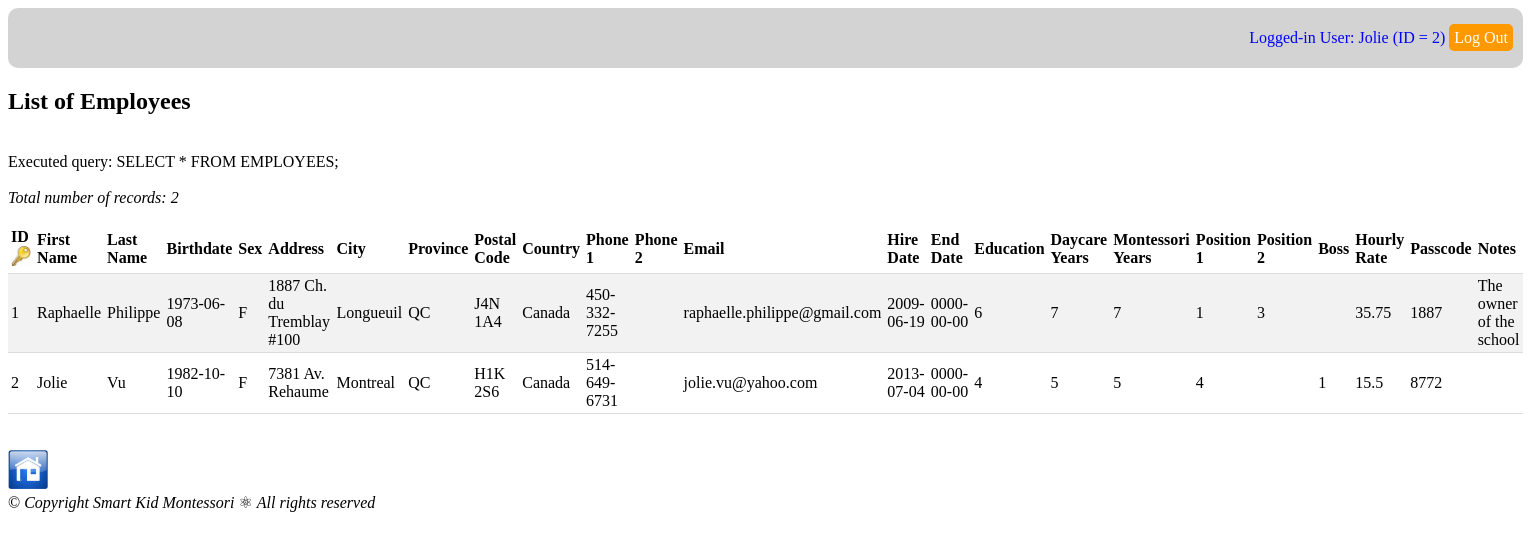
The app's page /report_employees.php (signed in) with its own data.
### tables this page shows
CREATE TABLE `employees` (
  `EMP_ID` int(11) NOT NULL,
  `EMP_FIRST_NAME` varchar(50) NOT NULL,
  `EMP_LAST_NAME` varchar(25) NOT NULL,
  `EMP_BIRTHDATE` date NOT NULL,
  `EMP_SEX` varchar(1) NOT NULL,
  `EMP_ADDRESS` varchar(50) NOT NULL,
  `EMP_CITY` varchar(20) NOT NULL,
  `EMP_PROVINCE` varchar(20) NOT NULL,
  `EMP_POSTAL_CODE` varchar(10) NOT NULL,
  `EMP_COUNTRY` varchar(20) NOT NULL,
  `EMP_PHONE1` varchar(15) NOT NULL,
  `EMP_PHONE2` varchar(15) DEFAULT NULL,
  `EMP_EMAIL` varchar(50) NOT NULL,
  `EMP_HIRE_DATE` date NOT NULL,
  `EMP_END_DATE` date NOT NULL,
  `EMP_EDU_ID` int(11) NOT NULL,
  `EDU_DAYCARE_EXPERIENCE` tinyint(11) NOT NULL,
  `EDU_MONTESSORI_EXPERIENCE` tinyint(11) NOT NULL,
  `EMP_POST_ID1` int(11) NOT NULL,
  `EMP_POST_ID2` int(11) DEFAULT NULL,
  `EMP_BOSS_ID` int(11) DEFAULT NULL,
  `EMP_HOURLY_RATE` float NOT NULL,
  `EMP_PASSCODE` varchar(10) NOT NULL,
  `EMP_NOTES` text
);

### report_employees.php (the view, shortened to what this page needs)
<!DOCTYPE html>
<html>
<head>
	<link rel="stylesheet" type="text/css" href="db_tables.css">
	<?php
		$db_hostname = "localhost";
		$db_name = "montessori";
		$db_user = "root";
		$db_password = "";
		$conn = new mysqli($db_hostname, $db_user, $db_password);
		$conn->select_db($db_name);
	?>
</head>
<body>
<?php
	include 'header_log_in_out.php'
?>
<h2>List of Employees</h2>
<br/>
<table>
	<tr>
		<th>ID <img src="images/icons/primary_key.jpg" width="20"></th>
		<th>First Name</th>
		<th>Last Name</th>
		<th>Birthdate</th>
		<th>Sex</th>
		<th>Address</th>
		<th>City</th>
		<th>Province</th>
		<th>Postal Code</th>
		<th>Country</th>
		<th>Phone 1</th>
		<th>Phone 2</th>
		<th>Email</th>
		<th>Hire Date</th>
		<th>End Date</th>
		<th>Education</th>
		<th>Daycare Years</th>
		<th>Montessori Years</th>
		<th>Position 1</th>
		<th>Position 2</th>
		<th>Boss</th>
		<th>Hourly Rate </th>
		<th>Passcode</th>
		<th>Notes</th>
 	</tr>
<?PHP
	$tableColsStr = '*';
	$tableCols = 24;
	$tableNameStr = 'EMPLOYEES';
	$queryStr = 'SELECT '. $tableColsStr . ' FROM ' . $tableNameStr . ';';
	$result = mysqli_query($conn, $queryStr);
	$resultRows = mysqli_num_rows($result);
	echo '<br/><br/><i>Total number of records: ' . $resultRows . '</i><br/><br/>';
	for ($row = 0; $row < $resultRows; $row++)
	{
		$currentRow = mysqli_fetch_row($result);
		echo '<tr>';
		for ($col=0; $col < $tableCols; $col++)
		{
			echo '<td>' . $currentRow[$col] . '</td>';
		}
		echo '</tr>';
	}
?>
</table>
<br/>
</body>
</html>

### db_tables.css (style rules this page uses)
table { border-collapse: collapse; width: 100%; }
th, td { padding: 3px; text-align: left; border-bottom: 1px solid #ddd; }
tr:nth-child(even) { background-color: #f2f2f2 }

### records on screen
employees: EMP_ID "1", EMP_FIRST_NAME "Raphaelle", EMP_LAST_NAME "Philippe", EMP_BIRTHDATE "1973-06-08", EMP_SEX "F", EMP_ADDRESS "1887 Ch. du Tremblay #100", EMP_CITY "Longueuil", EMP_PROVINCE "QC", EMP_POSTAL_CODE "J4N 1A4", EMP_COUNTRY "Canada", EMP_PHONE1 "450-332-7255", EMP_EMAIL "raphaelle.philippe@gmail.com", EMP_HIRE_DATE "2009-06-19", EMP_END_DATE "0000-00-00", EMP_EDU_ID "6", EDU_DAYCARE_EXPERIENCE "7", EDU_MONTESSORI_EXPERIENCE "7", EMP_POST_ID1 "1", EMP_POST_ID2 "3", EMP_HOURLY_RATE "35.75", EMP_PASSCODE "1887", EMP_NOTES "The owner of the school"
employees: EMP_ID "2", EMP_FIRST_NAME "Jolie", EMP_LAST_NAME "Vu", EMP_BIRTHDATE "1982-10-10", EMP_SEX "F", EMP_ADDRESS "7381 Av. Rehaume", EMP_CITY "Montreal", EMP_PROVINCE "QC", EMP_POSTAL_CODE "H1K 2S6", EMP_COUNTRY "Canada", EMP_PHONE1 "514-649-6731", EMP_EMAIL "jolie.vu@yahoo.com", EMP_HIRE_DATE "2013-07-04", EMP_END_DATE "0000-00-00", EMP_EDU_ID "4", EDU_DAYCARE_EXPERIENCE "5", EDU_MONTESSORI_EXPERIENCE "5", EMP_POST_ID1 "4", EMP_BOSS_ID "1", EMP_HOURLY_RATE "15.5", EMP_PASSCODE "8772"

### other values on screen
$_SESSION['LoggedIn_EMP_NAME'] "Jolie"
$_SESSION['LoggedIn_EMP_ID'] "2"
$resultRows "2"
